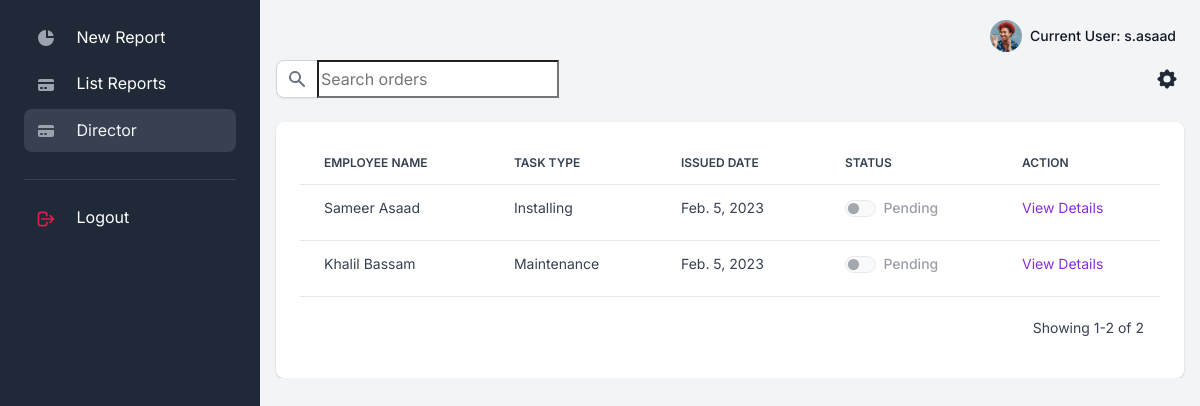
Before: /reports/director (signed in) with the older database file.
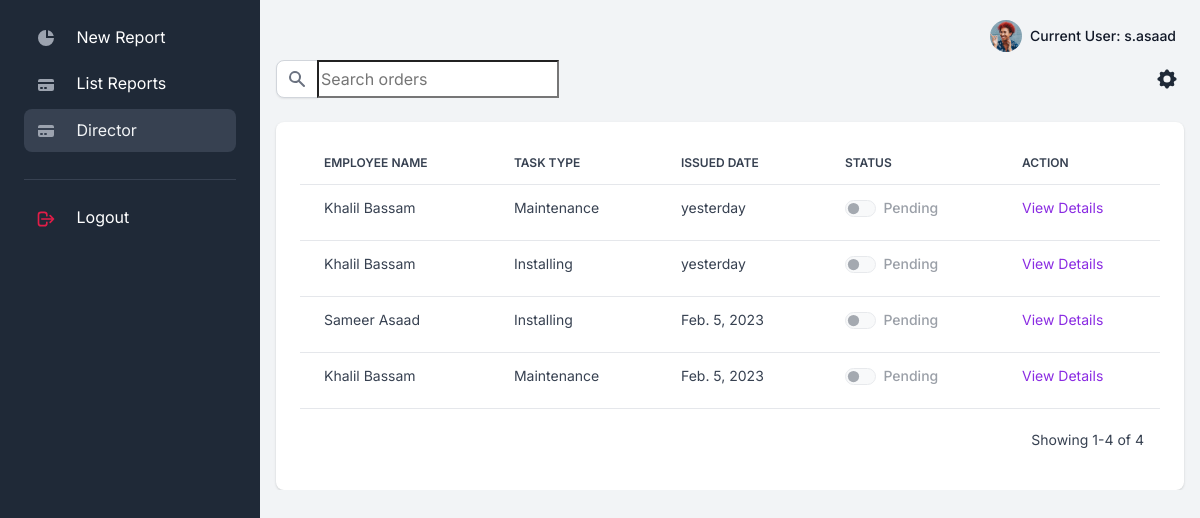
After: the same page with the newer database file.
### apps/reports/models.py (models this page shows, shortened)
class Report(Model):
    STATUS_CHOICES= (
    ('Pending', 'Pending'),
    ('Approved', 'Approved'),
    )
    id=AutoField(primary_key=True,editable=False)
    owner = ForeignKey(Employee,on_delete=SET_NULL,null=True)
    task_type=ForeignKey(Task_type,on_delete=SET_NULL,null=True)
    created_at=DateTimeField(auto_now_add=True)
    status=CharField(max_length=50,choices=STATUS_CHOICES,default='Pending')
    description=TextField(null=True)

class Employee(Model):
    id=AutoField(primary_key=True,editable=False)
    user = OneToOneField(User,on_delete=CASCADE)
    job_title = ForeignKey(Job_title,on_delete=SET_NULL,null=True)
    @property
    def fullname(self):
        return self.user.first_name +" "+self.user.last_name

class Task_type(Model):
    id=AutoField(primary_key=True,editable=False)
    job_title=ForeignKey(Job_title,on_delete=CASCADE,null=True)
    type = CharField(max_length=50,null=True)
    def __str__(self):
        return self.type

### apps/reports/views.py (the view)
# urls.py: path('director',views.DirectiorView.as_view(),name='director'),
class DirectiorView(ReportListView):
    template_name = 'reports/director_list.html'
    def get_queryset(self):
        x = get_object_or_404(Job_title,employee__user=self.request.user)
        queryset = Report.objects.filter(task_type__job_title=get_object_or_404(Job_title,employee__user=self.request.user)).order_by('-created_at')
        return queryset

### apps/context_processors.py (called while the page is built)
def cfg_assets_root(request):
    return { 'ASSETS_ROOT' : settings.ASSETS_ROOT }

### apps/templates/reports/director_list.html (shortened to what this page needs)
{% extends "layouts/base.html" %}
{% block content %}
{% load humanize %}
  <div class="table-settings mb-4">
      <div class="row align-items-center justify-content-between">
          <div class="col col-md-6 col-lg-3 col-xl-4">
              <div class="input-group me-2 me-lg-3 fmxw-400">
                  <span class="input-group-text">
                  </span>
                  <input type="text" class="" placeholder="Search orders">
              </div>
          </div>
          <div class="col-4 col-md-2 col-xl-1 ps-md-0 text-end">
              <div class="dropdown">
                  <button class="btn btn-link text-dark dropdown-toggle dropdown-toggle-split m-0 p-1" data-bs-toggle="dropdown" aria-haspopup="true" aria-expanded="false">
                  </button>
              </div>
          </div>
      </div>
  </div>
  <div class="card card-body border-0 shadow table-wrapper table-responsive">
      <table class="table table-hover">
          <thead>
              <tr>
                  <th class="border-gray-200">Employee Name</th>
                  <th class="border-gray-200">Task Type</th>
                  <th class="border-gray-200">Issued Date</th>
                  <th class="border-gray-200">Status</th>
                  <th class="border-gray-200">Action</th>
              </tr>
          </thead>
          <tbody>
              {% if report_list%}
              {% for report in report_list %}
                        <tr>
                            <td><span class="fw-normal">{{report.owner.fullname}}</span></td>
                            <td><span class="fw-normal">{{report.task_type}}</span></td>
                            <td><span class="fw-normal">{{report.created_at|naturalday}}</span></td>
                            <td>
                                <span class="form-check form-switch">
                                    {% if report.status == 'Approved' %}
                                    <input class="form-check-input" type="checkbox" id="flexSwitchCheckChecked"  checked style="background-color: green;"  disabled>
                                    <label class="form-check-label" for="flexSwitchCheckChecked">Approved</label>
                                    {% else %}
                                    <input class="form-check-input" type="checkbox" id="flexSwitchCheckChecked" disabled>
                                    <label class="form-check-label" for="flexSwitchCheckChecked">Pending</label>
                                    {% endif %}
                                </span>
                            </td>
                            <td>
                                <a style="color:blueviolet;" href="{% url 'reports:detail' report.id %}">View Details</a>
                            </td>
                        </tr>
                {% endfor %}
              {% endif %}
          </tbody>
      </table>
      <div class="card-footer px-3 border-0 d-flex flex-column flex-lg-row align-items-center justify-content-between">
          <div class="fw-normal small mt-4 mt-lg-0">Showing {{ page_obj.start_index }}-{{ page_obj.end_index }} of {{ page_obj.paginator.count }}</div>
      </div>
  </div>
{% endblock content %}

Changed rows visible on the page:
added Report: owner.fullname "Khalil Bassam", task_type "Maintenance", created_at "yesterday"
added Report: owner.fullname "Khalil Bassam", task_type "Installing", created_at "yesterday"
Other visible differences:
{{ page_obj.end_index }}: "2" → "4"
{{ page_obj.paginator.count }}: "2" → "4"
